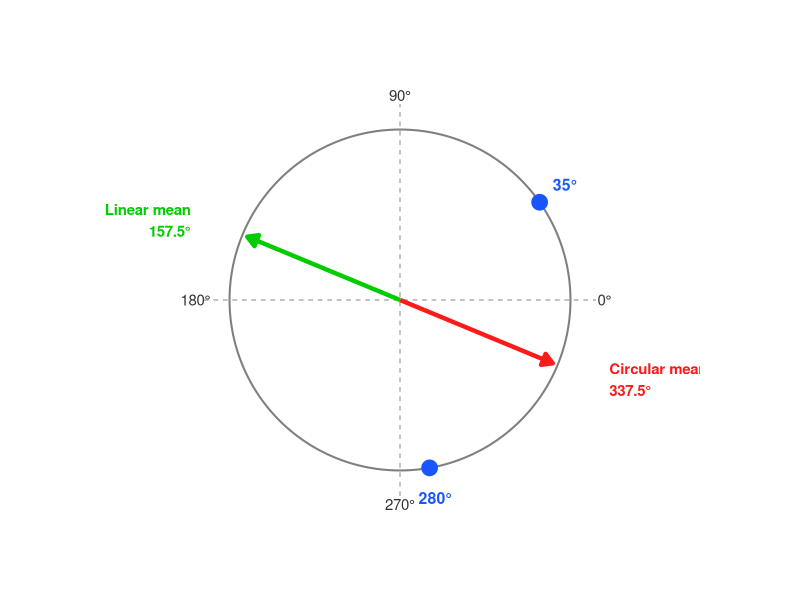

Here is the R script that generated this plot: (Note: this script raises an error after producing the figure.)
library(ggplot2)

# Data
grados <- c(35, 280)
radianes <- grados*pi/180

# Circular mean
seno_medio <- mean(sin(radianes))
coseno_medio <- mean(cos(radianes))
media_circ_rad <- atan2(seno_medio, coseno_medio)
media_circ_grados <- media_circ_rad*180/pi
if (media_circ_grados < 0) media_circ_grados <- media_circ_grados+360

# Linear mean
media_lin_grados <- mean(grados)  # 157.5
media_lin_rad <- media_lin_grados*pi/180

# Circle points
angulo <- seq(0, 2*pi, length.out=500)
circulo_df <- data.frame(x=cos(angulo), y=sin(angulo))

# Data points on circle
puntos <- data.frame(
  angulo_grados = grados,
  x = cos(radianes),
  y = sin(radianes)
)
puntos$etiqueta <- paste0(grados, "°")
puntos$lx <- 1.18*puntos$x
puntos$ly <- 1.18*puntos$y

r <- 0.97
circ_x <- r*cos(media_circ_rad)
circ_y <- r*sin(media_circ_rad)
lin_x  <- r*cos(media_lin_rad)
lin_y  <- r*sin(media_lin_rad)

rl <- 1.22
circ_lx <- rl*cos(media_circ_rad)
circ_ly <- rl*sin(media_circ_rad)
lin_lx  <- rl*cos(media_lin_rad)
lin_ly  <- rl*sin(media_lin_rad)

marcas <- data.frame(
  angulo_grados = c(0, 90, 180, 270),
  etiqueta = c("0°", "90°", "180°", "270°")
)
marcas$xlabel <- 1.2*cos(marcas$angulo_grados*pi/180)
marcas$ylabel <- 1.2*sin(marcas$angulo_grados*pi/180)

ggplot() +
  geom_path(data=circulo_df, aes(x, y), color="gray50", linewidth=0.7) +
  geom_segment(aes(x=-1.15, xend=1.15, y=0, yend=0),
               linetype="dashed", color="gray60", linewidth=0.4) +
  geom_segment(aes(x=0, xend=0, y=-1.15, yend=1.15),
               linetype="dashed", color="gray60", linewidth=0.4) +
  geom_text(data=marcas, aes(x=xlabel, y=ylabel, label=etiqueta),
            size=3.8, color="gray20") +
  geom_point(data=puntos, aes(x, y), color="#1A56FF", size=5) +
  geom_text(data=puntos, aes(x=lx, y=ly, label=etiqueta),
            color="#1A56FF", size=4, fontface="bold") +
  geom_segment(aes(x=0, y=0, xend=circ_x, yend=circ_y),
               arrow=arrow(length=unit(0.3, "cm"), type="closed"),
               color="#FF1A1A", linewidth=1.5) +
  geom_segment(aes(x=0, y=0, xend=lin_x, yend=lin_y),
               arrow=arrow(length=unit(0.3, "cm"), type="closed"),
               color="#00CC00", linewidth=1.5) +
  annotate("text", x=circ_lx+0.1, y=circ_ly,
           label=paste0("Circular mean\n", round(media_circ_grados, 1), "°"),
           color="#FF1A1A", size=3.8, fontface="bold", hjust=0) +
  annotate("text", x=lin_lx-0.1, y=lin_ly,
           label=paste0("Linear mean\n", round(media_lin_grados, 1), "°"),
           color="#00CC00", size=3.8, fontface="bold", hjust=1) +
  coord_fixed(xlim=c(-1.6, 1.6), ylim=c(-1.6, 1.6)) +
  theme_void()



# von Mises density
par(mfrow=c(1, 2))

teta <- seq(0, 2*pi, length.out=500)
ux <- cos(teta)
uy <- sin(teta)

dibujar_circulo <- function() {
  plot(NA, xlim=c(-1.6, 1.6), ylim=c(-1.6, 1.6),
       asp=1, axes=FALSE, xlab="", ylab="")
  lines(ux, uy, lwd=1, col="black")
  points(c(1, 0, -1, 0), c(0, 1, 0, -1), pch=0, cex=0.9, lwd=1.5)
  text(0,  1.42, expression(pi/2),   cex=0.95, font=2, col="black")
  text(0, -1.42, expression(3*pi/2), cex=0.95, font=2, col="black")
  text(-1.42, 0, expression(pi),     cex=0.95, font=2, col="black")
  text( 1.42, 0, "0",                cex=0.95, font=2, col="black")
}

# Left: mu = 0, kappa = 1.5
dens1 <- dvonmises(circular(teta), mu=circular(0), kappa=1.5)
radio1 <- 1+dens1/max(dens1)*0.5
dibujar_circulo()
lines(radio1*cos(teta), radio1*sin(teta), lwd=2, col="black")

# Right: mu = pi/2, kappa = 2.5
dens2 <- dvonmises(circular(teta), mu=circular(pi/2), kappa=2.5)
radio2 <- 1+dens2/max(dens2)*0.5
dibujar_circulo()
lines(radio2*cos(teta), radio2*sin(teta), lwd=2, col="black")


# Wrapped Normal
teta <- seq(0, 2*pi, length.out=500)

dnormal_envuelta <- function(teta, mu, rho, K=50) {
  dens <- rep(0, length(teta))
  for (k in -K:K) {
    dens <- dens+dnorm(teta-mu+2*pi*k, mean=0, sd=sqrt(-2*log(rho)))
  }
  return(dens)
}

par(mfrow=c(1, 2))

dibujar_circulo <- function() {
  plot(NA, xlim=c(-1.6, 1.6), ylim=c(-1.6, 1.6),
       asp=1, axes=FALSE, xlab="", ylab="")
  lines(cos(teta), sin(teta), lwd=1, col="black")
  points(c(1, 0, -1, 0), c(0, 1, 0, -1), pch=0, cex=0.9, lwd=1.5)
  text(0,  1.42, expression(pi/2),   cex=0.95, font=2, col="black")
  text(0, -1.42, expression(3*pi/2), cex=0.95, font=2, col="black")
  text(-1.42, 0, expression(pi),     cex=0.95, font=2, col="black")
  text( 1.42, 0, "0",                cex=0.95, font=2, col="black")
}

# Left: mu = 0, rho = 0.2
dens1 <- dnormal_envuelta(teta, mu=0, rho=0.2)
radio1 <- 1+dens1/max(dens1)*0.5
dibujar_circulo()
lines(radio1*cos(teta), radio1*sin(teta), lwd=2, col="black")

# Right: mu = pi/2, rho = 0.8
dens2 <- dnormal_envuelta(teta, mu=pi/2, rho=0.8)
radio2 <- 1+dens2/max(dens2)*0.5
dibujar_circulo()
lines(radio2*cos(teta), radio2*sin(teta), lwd=2, col="black")


# Wrapped Cauchy density
teta <- seq(0, 2*pi, length.out=500)

dcauchy_envuelta <- function(teta, mu, rho) {
  (1-rho^2)/(2*pi*(1+rho^2-2*rho*cos(teta-mu)))
}

par(mfrow=c(1, 2))

dibujar_circulo <- function(xlim=c(-1.6, 1.6), ylim=c(-1.6, 1.6)) {
  plot(NA, xlim=xlim, ylim=ylim,
       asp=1, axes=FALSE, xlab="", ylab="")
  lines(cos(teta), sin(teta), lwd=1, col="black")
  points(c(1, 0, -1, 0), c(0, 1, 0, -1), pch=0, cex=0.9, lwd=1.5)
  text(0,  1.42, expression(pi/2),   cex=0.95, font=2)
  text(0, -1.42, expression(3*pi/2), cex=0.95, font=2)
  text(-1.42, 0, expression(pi),     cex=0.95, font=2)
  text( 1.42, 0, "0",                cex=0.95, font=2)
}

# Left: mu = 0, rho = 0.2
dens1 <- dcauchy_envuelta(teta, mu=0, rho=0.2)
radio1 <- 1+(dens1-min(dens1))/(max(dens1)-min(dens1))*0.15
dibujar_circulo()
lines(radio1*cos(teta), radio1*sin(teta), lwd=2, col="black")

# Right: mu = pi/2, rho = 0.8
dens2 <- dcauchy_envuelta(teta, mu=pi/2, rho=0.8)
radio2 <- 1+(dens2-min(dens2))/(max(dens2)-min(dens2))*1.2
dibujar_circulo(xlim=c(-1.8, 1.8), ylim=c(-1.8, 2.4))
lines(radio2*cos(teta), radio2*sin(teta), lwd=2, col="black")


# Wrapped skew normal density
dnormal_sesgo_env <- function(teta, mu, kappa, lambda, K=50) {
  dens <- rep(0, length(teta))
  for (k in -K:K) {
    z <- (teta-mu+2*pi*k)*kappa
    dens <- dens+2*kappa*dnorm(z)*pnorm(lambda*z)
  }
  return(dens)
}

par(mfrow=c(1, 2))

dibujar_circulo <- function(xlim=c(-1.6, 1.6), ylim=c(-1.6, 1.6)) {
  plot(NA, xlim=xlim, ylim=ylim,
       asp=1, axes=FALSE, xlab="", ylab="")
  lines(cos(teta), sin(teta), lwd=1, col="black")
  points(c(1, 0, -1, 0), c(0, 1, 0, -1), pch=0, cex=0.9, lwd=1.5)
  text(0,  1.42, expression(pi/2),   cex=0.95, font=2)
  text(0, -1.42, expression(3*pi/2), cex=0.95, font=2)
  text(-1.42, 0, expression(pi),     cex=0.95, font=2)
  text( 1.42, 0, "0",                cex=0.95, font=2)
}

# Left: mu = 0, kappa = 0.5, lambda = 3
dens1 <- dnormal_sesgo_env(teta, mu=0, kappa=0.5, lambda=3)
radio1 <- 1+(dens1-min(dens1))/(max(dens1)-min(dens1))*0.5
dibujar_circulo()
lines(radio1*cos(teta), radio1*sin(teta), lwd=2, col="black")

# Right: mu = pi/2, kappa = 3, lambda = 3
dens2 <- dnormal_sesgo_env(teta, mu=pi/2, kappa=3, lambda=3)
radio2 <- 1+(dens2-min(dens2))/(max(dens2)-min(dens2))*1.1
dibujar_circulo(xlim=c(-1.8, 1.8), ylim=c(-1.8, 2.4))
lines(radio2*cos(teta), radio2*sin(teta), lwd=2, col="black")


# Mixture of von Mises
dmezcla_vonmises <- function(teta, vec_mu, vec_kappa, vec_p) {
  dens <- rep(0, length(teta))
  for (m in seq_along(vec_mu)) {
    dens <- dens+vec_p[m]*dvonmises(circular(teta),
                                    mu=circular(vec_mu[m]),
                                    kappa=vec_kappa[m])
  }
  return(as.numeric(dens))
}

par(mfrow=c(1, 2))

dibujar_circulo <- function(xlim=c(-1.6, 1.6), ylim=c(-1.6, 1.6)) {
  plot(NA, xlim=xlim, ylim=ylim,
       asp=1, axes=FALSE, xlab="", ylab="")
  lines(cos(teta), sin(teta), lwd=1, col="black")
  points(c(1, 0, -1, 0), c(0, 1, 0, -1), pch=0, cex=0.9, lwd=1.5)
  text(0,  1.42, expression(pi/2),   cex=0.95, font=2)
  text(0, -1.42, expression(3*pi/2), cex=0.95, font=2)
  text(-1.42, 0, expression(pi),     cex=0.95, font=2)
  text( 1.42, 0, "0",                cex=0.95, font=2)
}

# Left: symmetric bimodal mu=(0, pi), kappa=(4,4), p=(0.5,0.5)
dens1 <- dmezcla_vonmises(teta, vec_mu=c(0, pi), vec_kappa=c(4, 4), vec_p=c(0.5, 0.5))
radio1 <- 1+(dens1-min(dens1))/(max(dens1)-min(dens1))*0.5
dibujar_circulo()
lines(radio1*cos(teta), radio1*sin(teta), lwd=2, col="black")

# Right: asymmetric mu=(pi/2, 0), kappa=(8,2), p=(0.7,0.3)
dens2 <- dmezcla_vonmises(teta, vec_mu=c(pi/2, 0), vec_kappa=c(8, 2), vec_p=c(0.7, 0.3))
radio2 <- 1+(dens2-min(dens2))/(max(dens2)-min(dens2))*1.0
dibujar_circulo(xlim=c(-1.8, 1.8), ylim=c(-1.8, 2.3))
lines(radio2*cos(teta), radio2*sin(teta), lwd=2, col="black")


# Projected normal density
teta <- seq(0, 2*pi, length.out=500)

dnormal_proy <- function(teta, mu, sigma) {
  dens <- numeric(length(teta))
  for(i in seq_along(teta)){
    ci <- cos(teta[i]-mu)
    si <- sin(teta[i]-mu)
    dens[i] <- exp(-(si^2)/(2*sigma^2))/(2*pi*sigma^2)*
      (sigma*dnorm(ci/sigma)*sqrt(2*pi)+
         ci*(2*pnorm(ci/sigma)-1)*sqrt(2*pi)*sigma*dnorm(0))
  }
  dens <- pmax(dens, 0)
  return(dens)
}

par(mfrow=c(1, 2))

dibujar_circulo <- function(xlim=c(-1.6, 1.6), ylim=c(-1.6, 1.6)) {
  plot(NA, xlim=xlim, ylim=ylim,
       asp=1, axes=FALSE, xlab="", ylab="")
  lines(cos(teta), sin(teta), lwd=1, col="black")
  points(c(1, 0, -1, 0), c(0, 1, 0, -1), pch=0, cex=0.9, lwd=1.5)
  text(0,  ylim[2]-0.2, expression(pi/2),   cex=0.95, font=2)
  text(0,  ylim[1]+0.2, expression(3*pi/2), cex=0.95, font=2)
  text(xlim[1]+0.2, 0,  expression(pi),     cex=0.95, font=2)
  text(xlim[2]-0.2, 0,  "0",                cex=0.95, font=2)
}

# Left: mu = 0, sigma = 3
dens1 <- dnormal_proy(teta, mu=0, sigma=3)
radio1 <- 1+(dens1-min(dens1))/(max(dens1)-min(dens1))*0.15
dibujar_circulo()
lines(radio1*cos(teta), radio1*sin(teta), lwd=2)

# Right: mu = pi/2, sigma = 0.5
dens2 <- dnormal_proy(teta, mu=pi/2, sigma=0.5)
radio2 <- 1+(dens2-min(dens2))/(max(dens2)-min(dens2))*0.7
dibujar_circulo(xlim=c(-1.8, 1.8), ylim=c(-1.8, 2.5))
lines(radio2*cos(teta), radio2*sin(teta), lwd=2)
